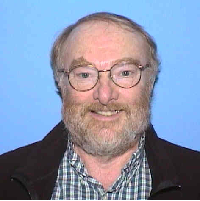
%> input picture toolbox/DD.bmp, 200 x 201 px
$ octave --eval "result = util_circleFinder(rgb2gray(imread('DD.bmp')));"   (GNU Octave 9; MATLAB toolbox functions it lacks are replaced by stand-ins)
%> lines starting %> are read from the running program, lines starting %| are printed output that depends on the picture; in (x1, y1, x2, y2) boxes, pixels count from 0 and x2, y2 are one past the last pixel; in counts of white or black regions, pixels touching at a corner belong together; the program's own positions count from 1
function [croppedImage] = util_circleFinder(image)
L=colfilt(image,[10 10], 'sliding', @mean);
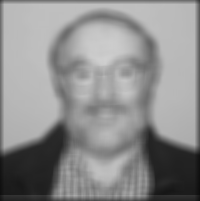
%> L: size 201x200 double; min 13.29, max 207.7, mean 142.2
[LL,~]=bwlabel(L, 8);
%> LL: size 201x200 double; every value is 1
props = regionprops(LL, 'all');
%> props = 1 region; box (x1, y1, x2, y2), Area, Centroid, MajorAxisLength, MinorAxisLength and Eccentricity: (0, 0, 200, 201) 40200 [100.5 101] 232.1 230.9 0.0996

len=length(props);
%> len = 1

area=zeros(len,1);
for i=1:len
    area(i)=props(i).Area;
end
%> this loop made 1 pass
[area, index]=max(area);
%> area = 40200; index = 1

xCenter = round(props(index).Centroid(1));
%> xCenter = 100
yCenter = round(props(index).Centroid(2));
%> yCenter = 101
[sx,sy] = size(props(index).Image);
%> sx = 201; sy = 200
range=[xCenter-sx/2, xCenter+sx/2, yCenter-sy/2, yCenter+sy/2];
%> range = [-0.5 200.5 1 201]
range=round(range);
%> range = [-1 201 1 201]
data.xMin = range(1);
%> data.xMin = -1
data.xMax = range(2);
%> data.xMax = 201
data.yMin = range(3);
%> data.yMin = 1
data.yMax = range(4);
%> data.yMax = 201

%> (the run ends here)

$ run again, on toolbox/Guy.bmp
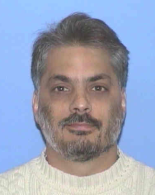
%> input picture toolbox/Guy.bmp, 155 x 195 px
%> in util_circleFinder, `L=colfilt(image,[10 10], 'sliding', @mean);`:
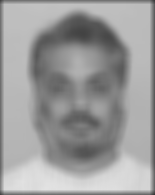
%> L: size 195x155 double; min 53.54, max 226.7, mean 155.9
%> LL: size 195x155 double; every value is 1
%> props = 1 region; box (x1, y1, x2, y2), Area, Centroid, MajorAxisLength, MinorAxisLength and Eccentricity: (0, 0, 155, 195) 30225 [78 98] 225.2 179 0.607
%> len = 1
%> the loop in util_circleFinder, `for i=1:len` made 1 pass
%> area = 30225; index = 1
%> xCenter = 78
%> yCenter = 98
%> sx = 195; sy = 155
%> in util_circleFinder, `range=[xCenter-sx/2, xCenter+sx/2, yCenter-sy/2, yCenter+sy/2];`: range = [-19.5 175.5 20.5 175.5]
%> in util_circleFinder, `range=round(range);`: range = [-20 176 21 176]
%> data.xMin = -20
%> data.xMax = 176
%> data.yMin = 21
%> data.yMax = 176
